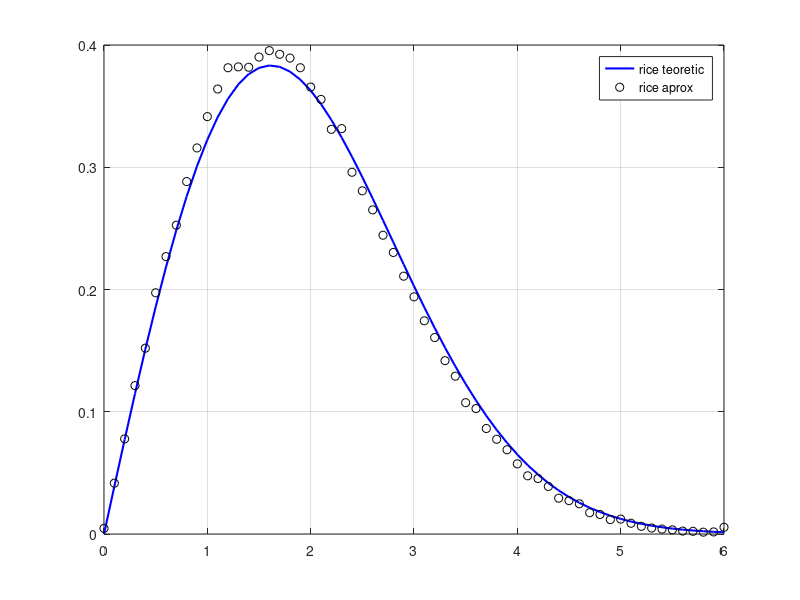

Recreate this plot in MATLAB.
clc
clear all
close all

N = 100000; 

sigma=sqrt(2);
v=1;

step = 0.1;
range = 0:step:6;

f_teoretic=(range./sigma^2).*exp(-(range.^2.+v^2)./(2*sigma^2)).*besseli(0,(range.*v)./sigma^2);

K = v^2/(2*sigma^2); 
Kdb=10*log10(K);

const =sqrt(K/(K+1));
x = const+sigma*randn(1, N);
y = sqrt(K*2*sigma^2-const)+sigma*randn(1, N); 
r=x+1i*y;
        
r_abs=abs(r);

h = hist(r_abs, range);
f_aprox = h/(step*sum(h));

plot(range,f_teoretic,'b','LineWidth',1.5); hold on;
plot(range, f_aprox,'ko');
legend('rice teoretic','rice aprox')
grid; 
